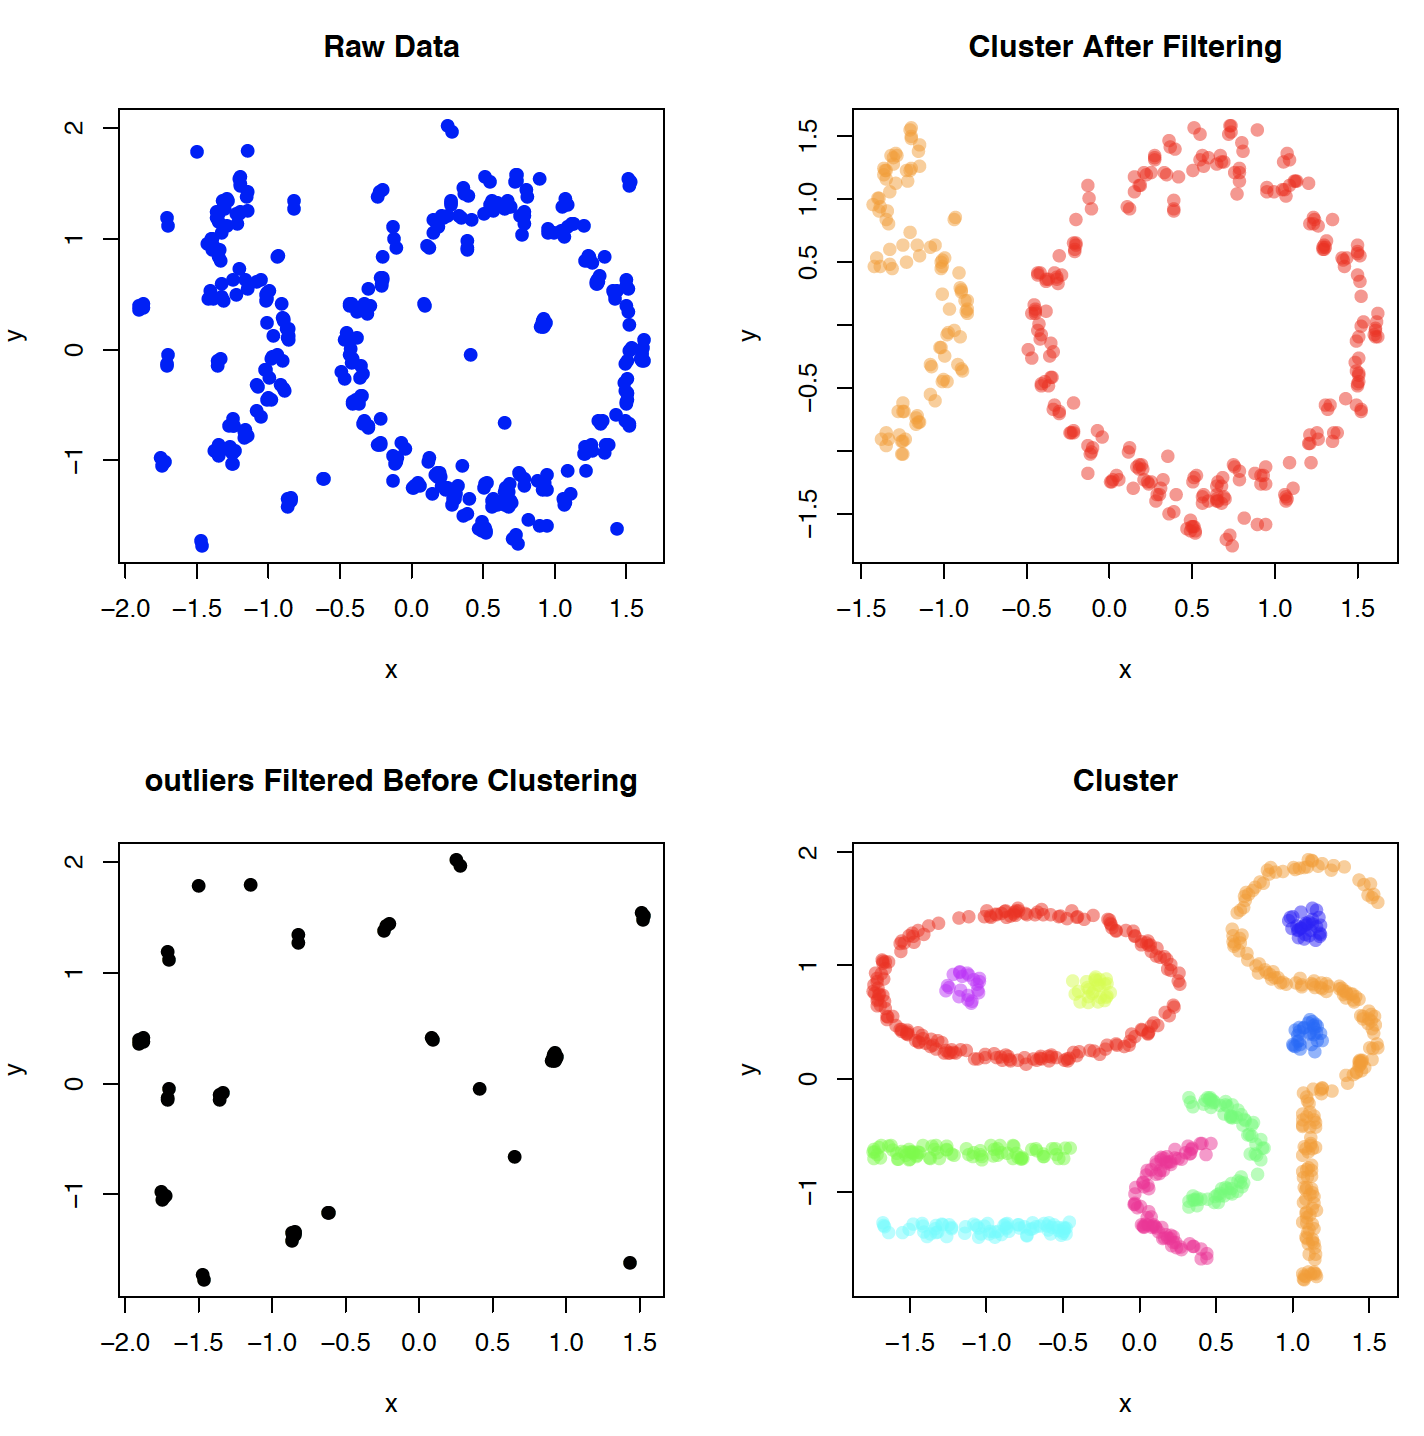

Generate this figure with R:
rm(list=ls());

library(GCluster);

set.seed(1234);
dat1  <- i2d(image="../example_figure/p12.png", p.n=400);
out1  <- mstGCluster(dat=dat1, k=2, filter=TRUE, filter.n=10);
dat2  <- i2d(image="../example_figure/p08.png", p.n=800);
out2  <- mstGCluster(dat=dat2, k=10, filter=FALSE);

col1 <- rainbow(10, alpha=0.5)[c(1,2,7,9)];
col2 <- rainbow(10, alpha=0.5);

pdf("01do_GCluster01.pdf", 8, 8);
par(mfrow=c(2,2));
plot(dat1, col="blue", pch=19, main="Raw Data");
plot(out1$dat, col=col1[out1$clu$membership], pch=19, main="Cluster After Filtering");
plot(out1$outlier, col="black", pch=19, main="outliers Filtered Before Clustering");
plot(out2$dat, col=col2[out2$clu$membership], pch=19, main="Cluster");
dev.off();
